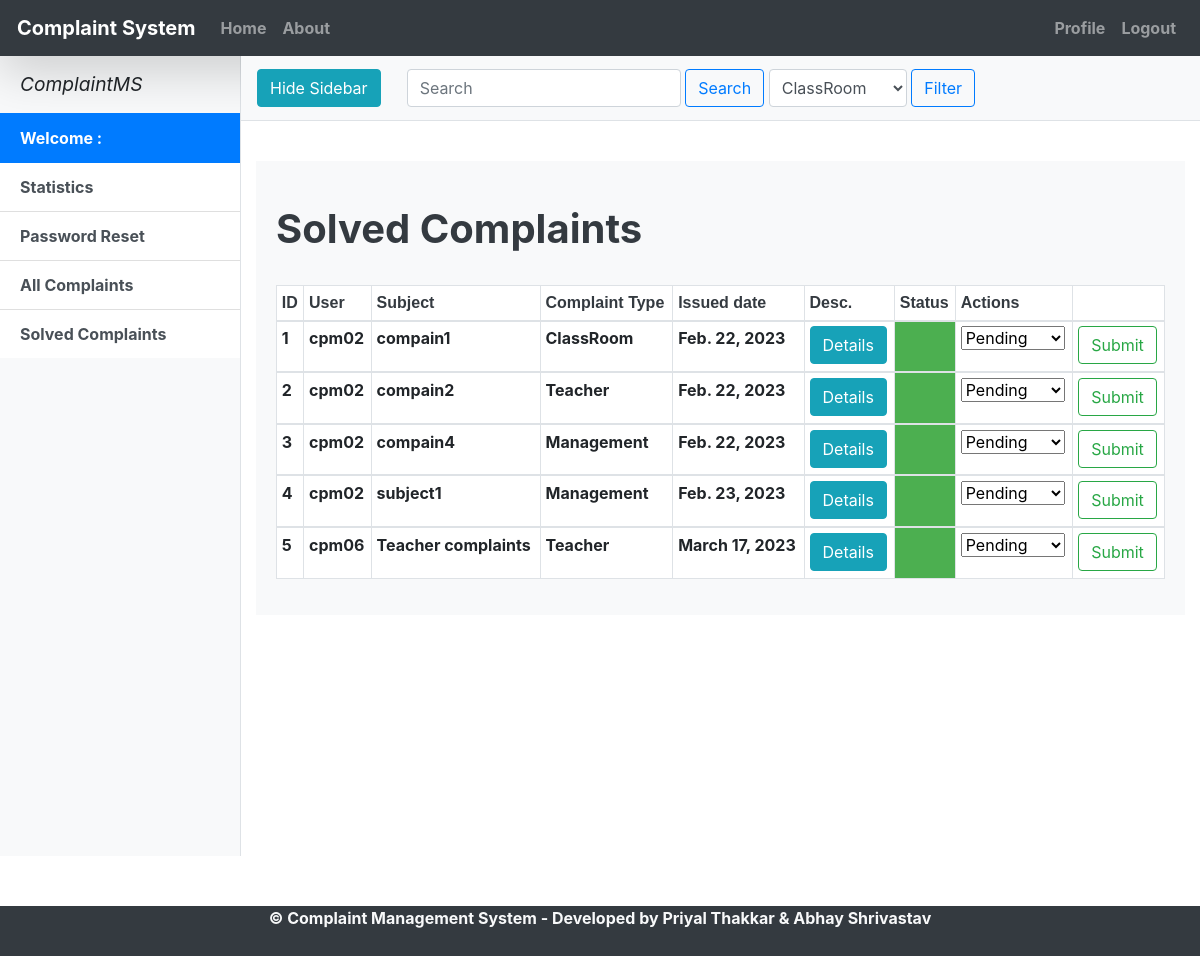
/solved/ (signed in), run on the app's committed database.
### ap1/models.py (models this page shows, shortened)
class Complaint(models.Model):
    STATUS =((1,'Solved'),(2, 'InProgress'),(3,'Pending'))
    TYPE=(('ClassRoom',"ClassRoom"),('Teacher',"Teacher"),('Management',"Management"),('College',"College"),('Other',"Other"))
    Subject=models.CharField(max_length=200,blank=False,null=True)
    user=models.ForeignKey(User, on_delete=models.CASCADE,default=None)
    Type_of_complaint=models.CharField(choices=TYPE,null=True,max_length=200)
    Description=models.TextField(max_length=4000,blank=False,null=True)
    Time = models.DateField(auto_now=True)
    status=models.IntegerField(choices=STATUS,default=3)
    def __init__(self, *args, **kwargs):
        super(Complaint, self).__init__(*args, **kwargs)
        self.__status = self.status

### ap1/views.py (the view)
# urls.py: path('solved/', views.solved, name='solved'),
@login_required
def solved(request):
        cid=request.POST.get('cid2')
        c=Complaint.objects.all().exclude(Q(status='3') | Q(status='2'))
        comp=request.GET.get("search")
        drop=request.GET.get("drop")
        if drop:
                c=c.filter(Q(Type_of_complaint__icontains=drop))
        if comp:
                c=c.filter(Q(Type_of_complaint__icontains=comp)|Q(Description__icontains=comp)|Q(Subject__icontains=comp))
        if request.method=='POST':
                cid=request.POST.get('cid2')
                print(cid)
                project = Complaint.objects.get(id=cid)
                forms=statusupdate(request.POST,instance=project)
                if forms.is_valid():
                        obj=forms.save(commit=False)
                        obj.save()
                        messages.add_message(request,messages.SUCCESS, f'The complaint has been updated!')
                        return HttpResponseRedirect(reverse('solved'))
                else:
                        return render(request,'ComplaintMS/solved.html')
        else:
                forms=statusupdate()
        args={'c':c,'forms':forms,'comp':comp}
        return render(request,'ComplaintMS/solved.html',args)

### ap1/forms.py
class statusupdate(forms.ModelForm):
    class Meta:
        model=Complaint
        fields=('status',)
        help_texts = {
            'status': None,
        }

### ap1/templates/ComplaintMS/solved.html (shortened to what this page needs)
{% extends "ComplaintMS/index.html" %}
{% load crispy_forms_tags %}
{% load static %}
{% block content %}
<head>
  <link href= "{% static "ComplaintMS/extra/bootstrap/css/bootstrap.min.css" %}" rel="stylesheet">
  <link href="{% static "ComplaintMS/css/simple-sidebar.css" %}" rel="stylesheet">
</head>
  <div class="d-flex" id="wrapper">
    <div class="bg-light border-right" id="sidebar-wrapper">
      <div class="sidebar-heading"><i>ComplaintMS</i> </div>
      <div class="list-group list-group-flush">
        {% if user.is_authenticated  %}
               <a href="" class="list-group-item list-group-item-action active"> Welcome : {{user.first_name}} </a>
              <a href='/counter/' class="list-group-item list-group-item-action">Statistics</a>
              <a href='/passwords/' class="list-group-item list-group-item-action">Password Reset</a>
              <a href="/allcomplaints/" class="list-group-item list-group-item-action">All Complaints</a>
              <a href="/solved/" class="list-group-item list-group-item-action">Solved Complaints</a>
              {% endif %}
      </div>
    </div>
    <div id="page-content-wrapper">
      <nav class="navbar navbar-expand-lg navbar-light bg-light border-bottom">
        <button class="btn btn-info" id="menu-toggle">Hide Sidebar</button>
       <br>
       <br>
 <form class="form-inline px-2" method="GET" >
    <input class="form-control " type="search" placeholder="Search" aria-label="Search" name="search" >
    <button class="btn btn-outline-primary my-2 my-sm-0" type="submit">Search</button>
  <select class="form-control px-2" id="sel1" name="drop">
    <option>ClassRoom</option>
  </select>
    <button class="btn btn-outline-primary my-3 my-sm-1" type="submit">Filter</button>
    </form>
      </nav>
      <br>
      <div class="container-fluid">
      <div class="card-body bg-light">
        <h1 class="mt-4 text-dark"><b>Solved Complaints</h1>
        <br>
    <div class="table-responsive">
	<table id="dtBasicExample" class="table table-striped table-hover table-bordered table-sm" cellspacing="5" width="100%">
  <thead>
    <tr class="bg-white">
      <th class="th-sm text-dark">ID
      </th>
      <th class="th-sm  text-dark ">User
      </th>
	  <th class="th-sm  text-dark">Subject
      <th class="th-sm  text-dark">Complaint Type
      </th>
      <th class="th-sm-12  text-dark">Issued date
      </th>
      <th class="th-sm  text-dark">Desc.
      </th>
      <th class="th-sm  text-dark">Status
      </th>
       </th>
      <th class="th-sm  text-dark">
      Actions
      </th>
      <th class="th-sm  text-dark">
      </th>
    </tr>
  </thead>
{% for data in c %}
  <tbody>
    <tr>
      <td class="counterCell bg-white"> </td>
      <td class="bg-white">cpm0{{ data.user.id }}</td>
	    <td class="bg-white">{{data.Subject}}</td>
      <td class="bg-white">{{ data.get_Type_of_complaint_display }}</td>
      <td class="bg-white">{{ data.Time }}</td>
      <td class="bg-white">
      <form method="POST" action='/pdf_g/'>
      <button type='submit' class="btn btn-info" name="pdf">Details</button>
      </form>
      </td>
      <td class="color_{{ data.status }} "></td>
      <form method="POST">
      <td class="bg-white" class="">{{ forms|crispy }}</td>
      <td class="bg-white">
      <button type='submit' class="btn btn-outline-success">Submit</button>
      </form>
    </tr>
  </tbody>
  {% endfor %}
</table>
</div>
      </div>
    </div>
   </div>
  </div>
{% endblock content %}

### ap1/templates/ComplaintMS/index.html (shortened to what this page needs)
<!DOCTYPE html>
<html>
<head>
	<link rel="stylesheet" href="https://stackpath.bootstrapcdn.com/bootstrap/4.2.1/css/bootstrap.min.css">
</head>
		<nav class="navbar navbar-expand-xl navbar-dark bg-dark shadow-lg">
				<a class="navbar-brand" href="">Complaint System</a>
				<div class="collapse navbar-collapse" id="navbarSupportedContent">
				  <ul class="navbar-nav mr-auto">
					<li class="nav-item">
					  <a class="nav-link" href="/">Home</a>
					</li>
					<li class="nav-item">
					  <a class="nav-link" href="/aboutus/">About</a>
					</li>
				  </ul>
				  <form class="form-inline my-2 my-lg-0">
					<ul class="nav navbar-nav navbar-right">
					{% if user.is_authenticated and user.profile.type_user == 'student' %}
						<li class="nav-item">
							<a class="nav-link" href="/dashboard/">Profile</a>
						  </li>
						  <li class="nav-item">
							<a class="nav-link" href="/logout/">Logout</a>
						  </li>
						 {% endif %}
					  </ul>
				  </form>
				</div>
			  </nav>
{% block content %}
{% endblock content %}
<div class="push"></div>
<footer class="bg-dark text-light" style="height:50px;">
  <center> &copy; Complaint Management System - Developed by Priyal Thakkar & Abhay Shrivastav</center>
</footer>
</html>

### ap1/static/ComplaintMS/css/simple-sidebar.css (style rules this page uses)
#sidebar-wrapper { min-height: 100vh; margin-left: -15rem; -webkit-transition: margin .25s ease-out; -moz-transition: margin .25s ease-out; -o-transition: margin .25s ease-out; transition: margin .25s ease-out; }
#sidebar-wrapper .sidebar-heading { padding: 0.875rem 1.25rem; font-size: 1.2rem; }
#sidebar-wrapper .list-group { width: 15rem; }
#page-content-wrapper { min-width: 100vw; }
@media (min-width: 768px) { #sidebar-wrapper { margin-left: 0; } }
@media (min-width: 768px) { #page-content-wrapper { min-width: 0; width: 100%; } }

### ap1/templates/ComplaintMS/index.html (style rules this page uses)
html { width: 100%; height: 100%; margin: 0; padding: 0; overflow-x: hidden; }
.push { height: 50px; }
a { color:black; font-weight:bold; color: #000; padding: 1px; }

### ap1/templates/ComplaintMS/solved.html (style rules this page uses)
td.color_1 { background-color: #4caf50; }
table { counter-reset: tableCount; }
.counterCell:before { content: counter(tableCount); counter-increment: tableCount; }
th { font-size:16px; font-family:Arial; }

### data on the page
Complaint: user.id "2", Subject "compain1", Type_of_complaint "ClassRoom", Time "Feb. 22, 2023", status 1 (drawn)
Complaint: user.id "2", Subject "compain2", Type_of_complaint "Teacher", Time "Feb. 22, 2023", status 1 (drawn)
Complaint: user.id "2", Subject "compain4", Type_of_complaint "Management", Time "Feb. 22, 2023", status 1 (drawn)
Complaint: user.id "2", Subject "subject1", Type_of_complaint "Management", Time "Feb. 23, 2023", status 1 (drawn)
Complaint: user.id "6", Subject "Teacher complaints", Type_of_complaint "Teacher", Time "March 17, 2023", status 1 (drawn)
